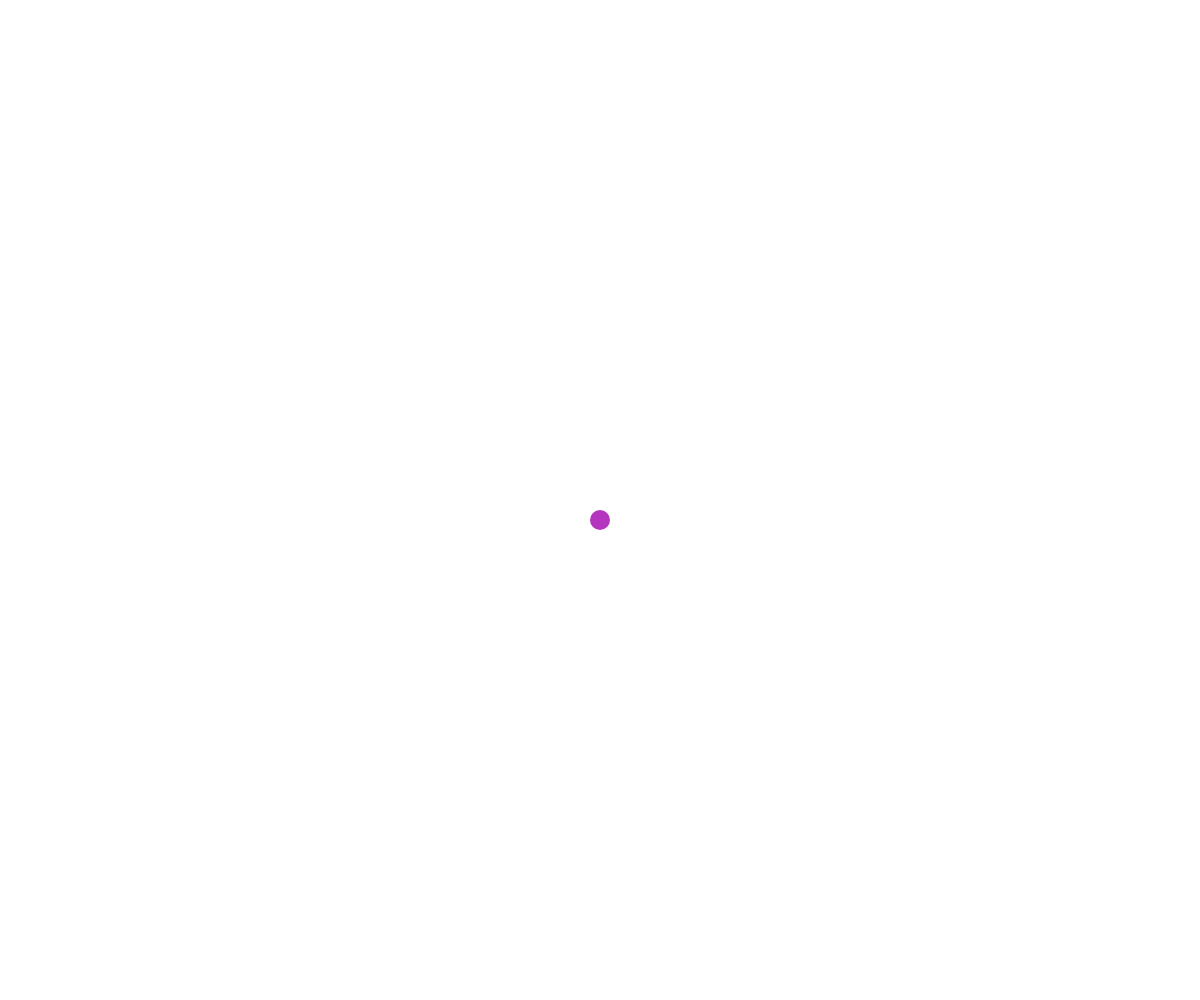
Frame 1 (no input)
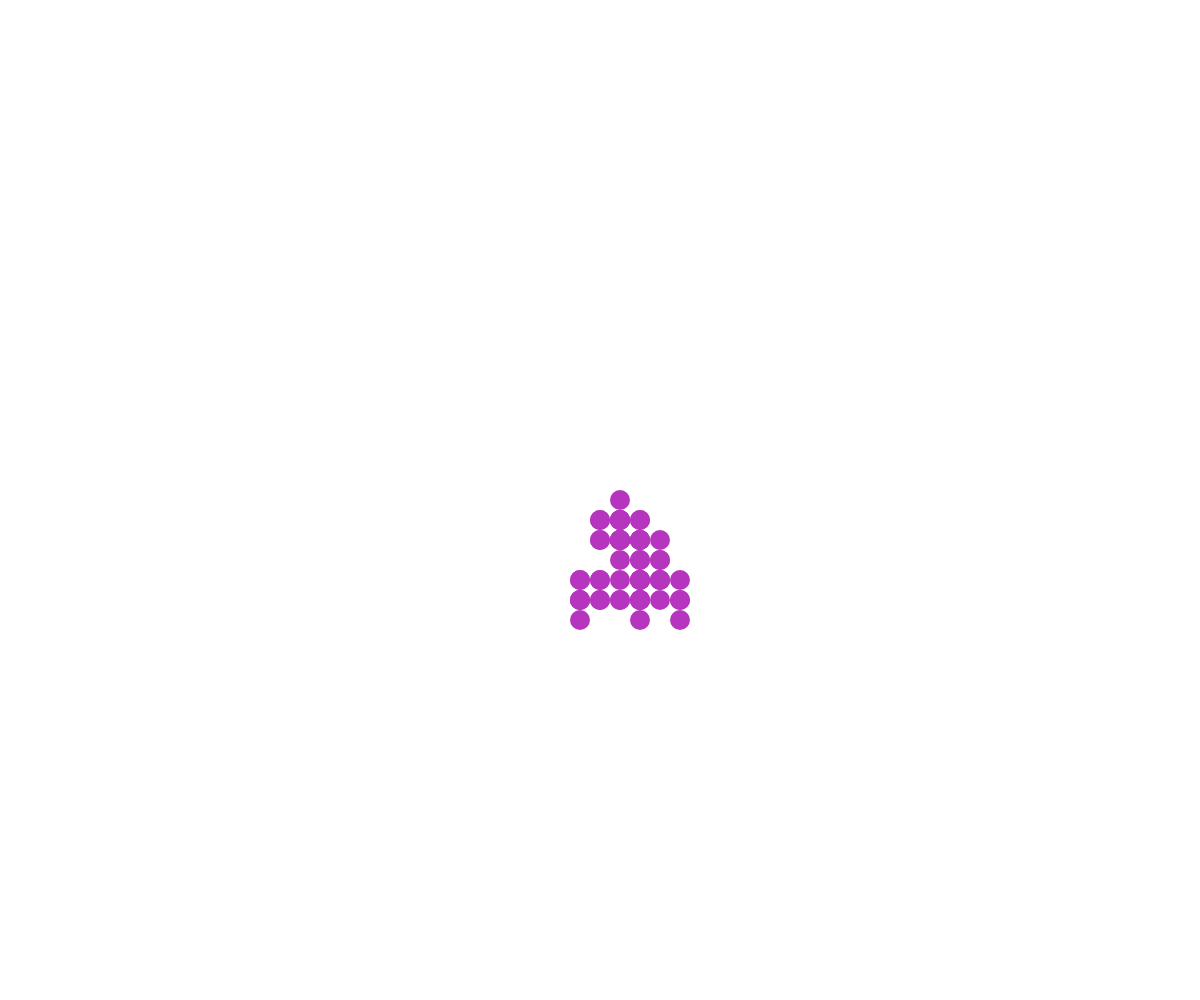
Frame 60 (no input)
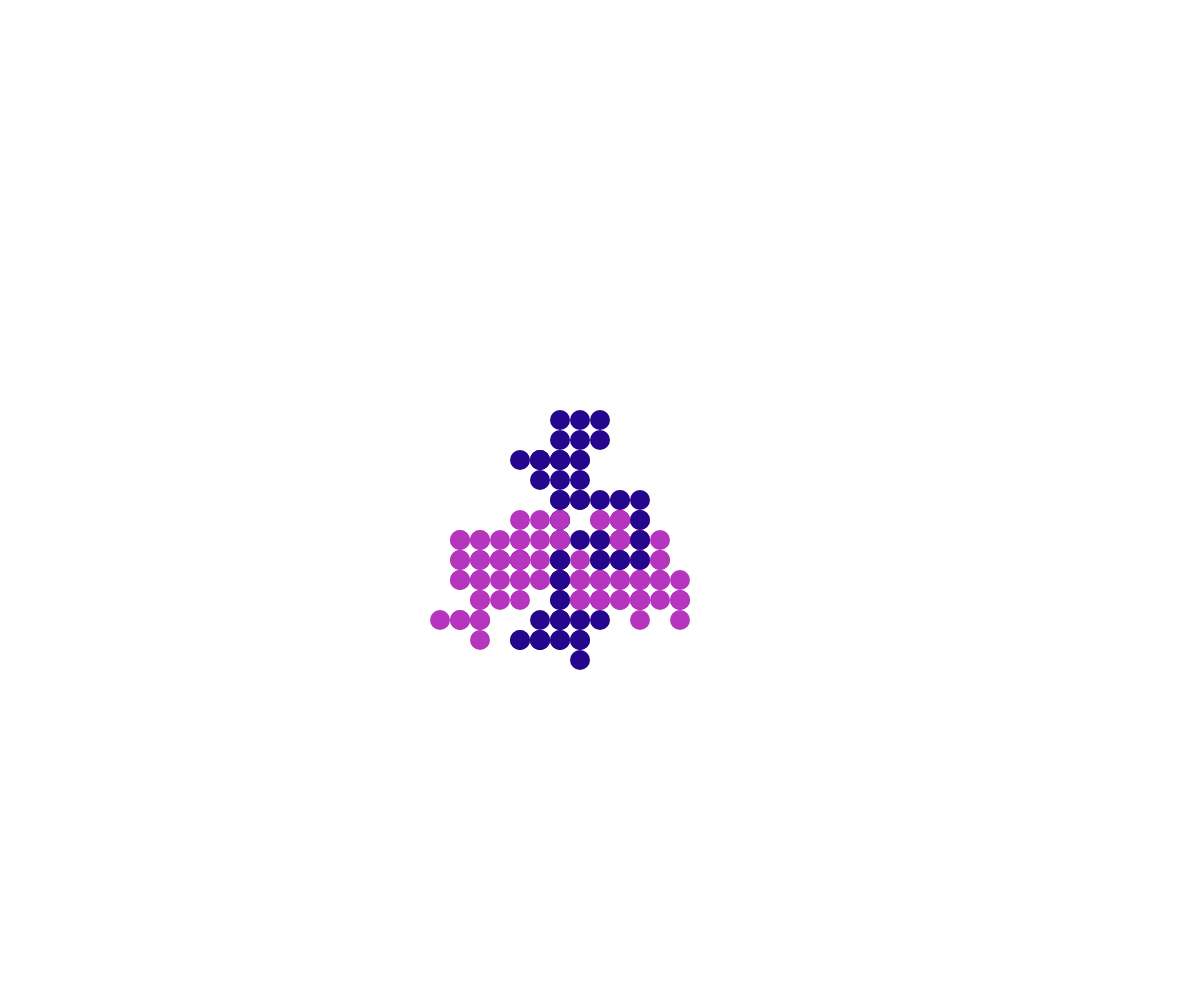
Frame 120 (the mouse pressed at the canvas centre since frame 60)

The p5.js sketch that drew these frames (run headless with seeded random() and noise() and a simulated clock; from frame 60 on, the mouse is pressed at the canvas centre):

// p5.js sketch
// ── sketch.js
// Walker OOP demo


class Walker {
  constructor(x, y, theColor){
    this.x = x;
    this.y = y;
    this.color = theColor;
    this.speed = 20;
    this.radius = 10;
  }


  display(){
    noStroke();
    fill(this.color);
    circle(this.x,this.y,this.radius*2);
  }

  move(){
    let choice = random(100);
    if (choice < 25){
      this.y -= this.speed;
    }
    else if (choice < 50){
      this.y += this.speed;
    }
    else if (choice < 75){
      this.x -= this.speed;
    }
    else if (choice < 100){
      this.x += this.speed;
    }
  }
}

// let luke;
// let kamal;
let theWalkers = [];

function setup() {
  createCanvas(windowWidth, windowHeight);
  spownWalker(width/2, height/2);
}

function draw() {
  for (let myWalker of theWalkers){
    myWalker.move();
    myWalker.display();
  }
}

function spownWalker(x,y){
  let r = random(255);
  let g = random(255);
  let b = random(255);
  let someColor = color(r,g,b);
  let someWalker = new Walker(x,y, someColor);
  theWalkers.push(someWalker);
}

function mousePressed(){
  spownWalker(mouseX, mouseY);
}
